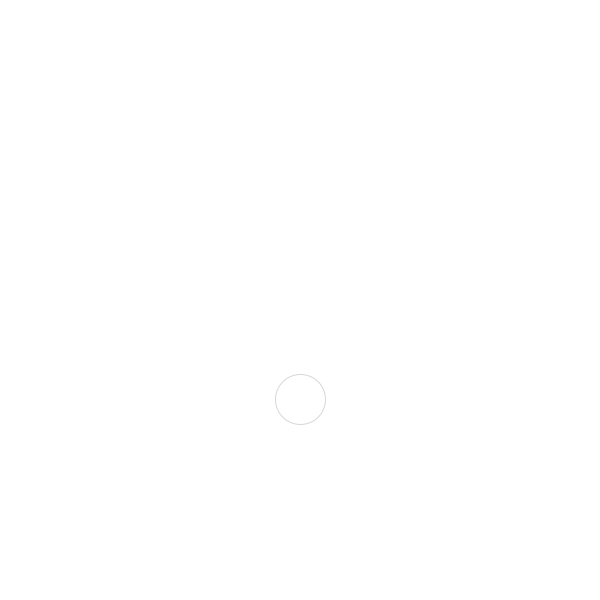
Frame 1 (no input)
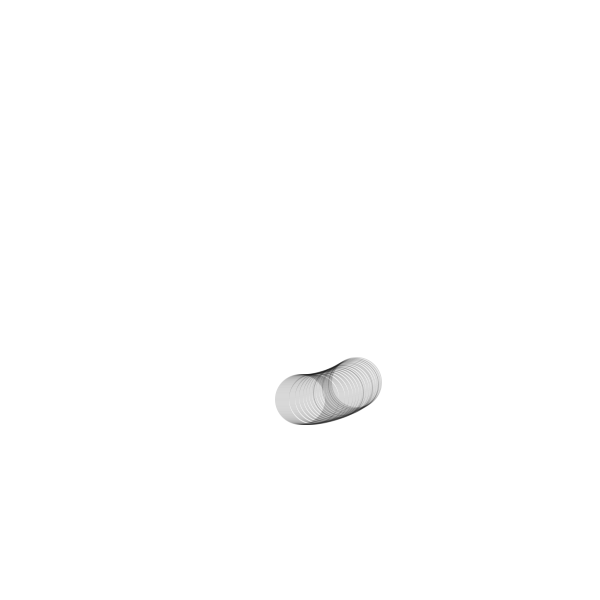
Frame 60 (the mouse pressed at the canvas centre just before this capture)
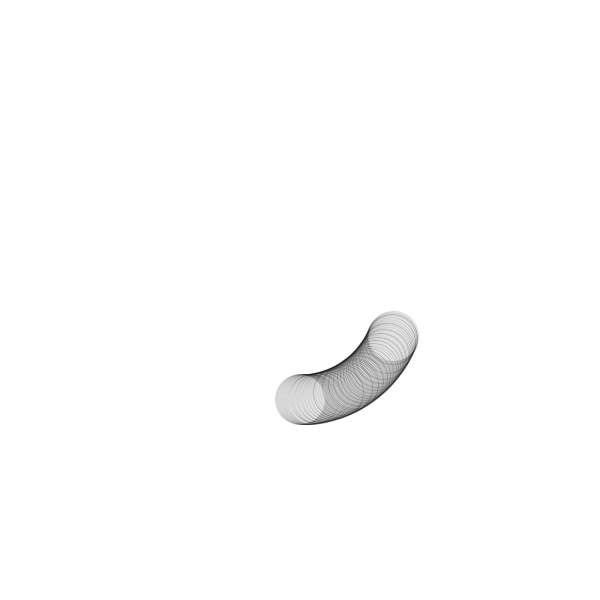
Frame 120 (the mouse held since frame 60 and released just before this capture)

The Processing sketch that drew these frames (run headless with seeded random() and noise(); from frame 60 on, the mouse is pressed at the canvas centre):

// Processing sketch: genMandalas
// ── genMandalas.pde
// float r = 200;


void setup() {
	
	size(600,600);
	background(255);

	noFill();
	stroke(0, 40);

	// frameRate(10);
}

void draw() {

	float t = (float)frameCount; // converting the count to a float

	// // moving my origin canvas position 
	// translate(0, height/2);   // move the coordinate to left middle

	// fill(0,random(0,255),random(0,255));
	// ellipse(t, sin(t/20)*100, 20,20);
	// ellipse(t, -sin(t/20)*100, 20,20);

	// // fill(random(0,255),0,random(0,255));
	// // ellipse(t, cos(t/20)*100, 20,20);


	// // // first experiment
	// // ellipse(frameCount, sin(radians(frameCount))*200, 50, 50);
	// // ellipse(frameCount, -sin(radians(frameCount))*200, 50, 50);


	// Moving my canvas origin to the center.
	translate(width/2, height/2);

	// ellipse(cos(t/20)*100, sin(t/20)*100, 20,20);
	// ellipse(sin(t/20)*100, cos(t/20)*100, 20,20);

	ellipse(sin(t/100)*100, cos(t/100)*100, 50,50);
 

 // 	float circle_size = random(50);
 // 	fill(random(0,255),random(0,255),random(0,255));
 // 	ellipse(t + r, sin(t/20)*100, circle_size, circle_size);
 // 	ellipse(t + r, -sin(t/20)*100, circle_size, circle_size);

 // 	r = r - 0.2;

	
}


// cos() starts at 1
// sin() starts at 0
// Their work combined will create circular motion

// a + sin(b)*c
// a will change the center of the wave.
// b will change the location (angle) within the wave. / changing the speed of the wave
// c will change the size of the wave.

// Remember: the angles are in Radians!
// 360degrees -> 2PI
// 180degrees -> PI
// 90degrees -> PI/2
